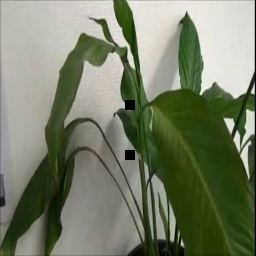
#> input picture 256x256/hasil add/hasil_add.jpg, 256 x 256 px, found by its file name
$ python DetectBlock.py
#> lines starting #> are read from the running program, lines starting #| are printed output that depends on the picture; after the words box and inside, x2 and y2 are one past the last pixel; in counts of white or black regions, pixels touching at a corner belong together
#> in main, image is the input picture: shape (256, 256, 3); mean B, G, R 103.8, 126.4, 119.2
import cv2
import numpy as np

def process_image(image):
    # Convert image to grayscale
    gray = cv2.cvtColor(image, cv2.COLOR_BGR2GRAY)
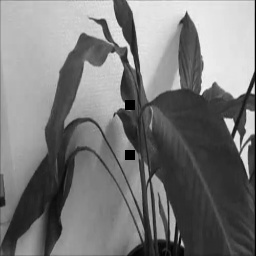
#> gray: shape (256, 256); min 0, max 244, mean 121.7

    # Detect edges in the grayscale image
    edges = cv2.Canny(gray, 50, 150)
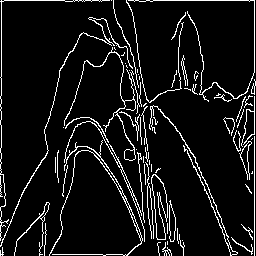
#> edges: shape (256, 256); 8.1% white in thin lines or dots

    # Find contours in the edge detected image
    contours, _ = cv2.findContours(edges, cv2.RETR_EXTERNAL, cv2.CHAIN_APPROX_SIMPLE)
#> contours = 72 contours, 63 with area under 20; largest, box (x1, y1, x2, y2) and area: (151, 174, 168, 240) 578, (49, 117, 145, 256) 314, (169, 200, 176, 242) 172, (64, 47, 140, 161) 159, (149, 105, 238, 256) 124

    # Loop through the contours to find the one that corresponds to the black block
    for contour in contours:
        # Get the bounding rectangle of the contour
        x, y, w, h = cv2.boundingRect(contour)

        # Check if the width and height of the bounding rectangle are above a certain threshold
        if w > 100 and h > 100:
            # If the condition is met, the contour corresponds to the black block
            break
#> this loop made 66 passes
#> (x, y, w, h) on passes 1, 2, 3, 5, 6, 7, 8, 9, 11, 12, 13, 14: (0, 247, 4, 9), (162, 242, 10, 14), (157, 242, 4, 14), (182, 240, 1, 1), (231, 237, 22, 18), (179, 234, 6, 22), (177, 228, 2, 16), (241, 224, 12, 16), (44, 223, 3, 33), (14, 202, 36, 54), (169, 200, 7, 42), (245, 184, 7, 10)
#> (contour, x, y, w, h) on passes 4, 10, 17, 20, 23, 24: ([[167, 241], [167, 244]], 167, 241, 1, 4), ([[167, 223], [167, 233]], 167, 223, 1, 11), ([[252, 171], [252, 172], [251, 173], [252, 173]], 251, 171, 2, 3), ([[151, 164], [151, 171]], 151, 164, 1, 8), ([[149, 160], [149, 164]], 149, 160, 1, 5), ([[55, 157], [55, 172]], 55, 157, 1, 16)

    # Return the x, y, w, and h values of the bounding rectangle
    return x, y, w, h

def main():
    # Load the image
    image = cv2.imread('D:/LAPORAN TA/Pemrograman/256x256/hasil add/hasil_add.jpg')

    # Process the image to detect the black block
    x, y, w, h = process_image(image)
#> x = 0; y = 17; w = 133; h = 230

    # Print the x, y, w, and h values of the bounding rectangle
    print('x:', x)
#| x: 0
    print('y:', y)
#| y: 17
    print('w:', w)
#| w: 133
    print('h:', h)
#| h: 230

if __name__ == '__main__':
    main()
